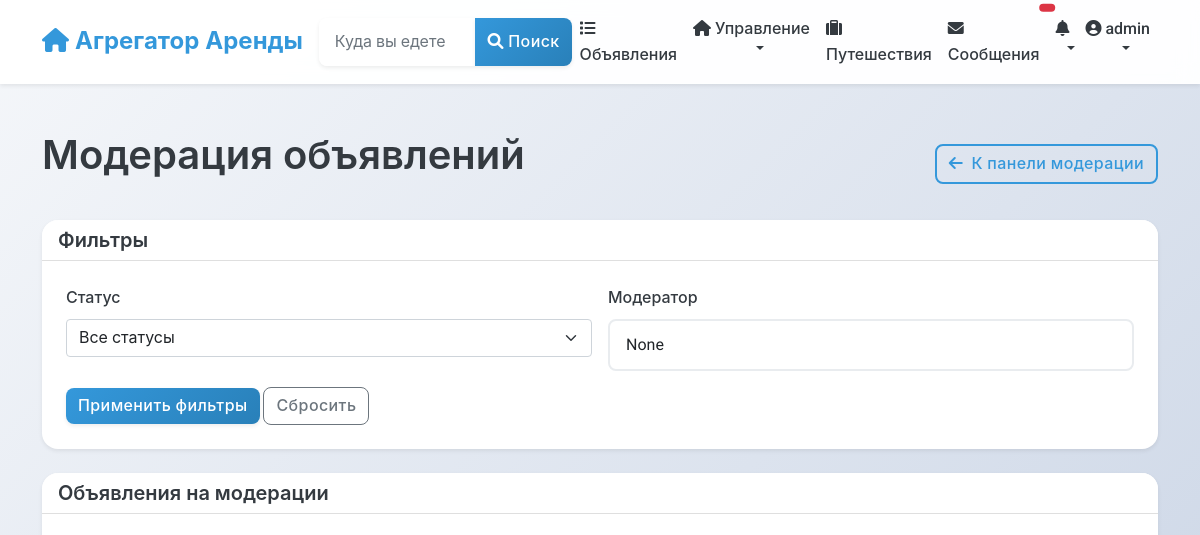
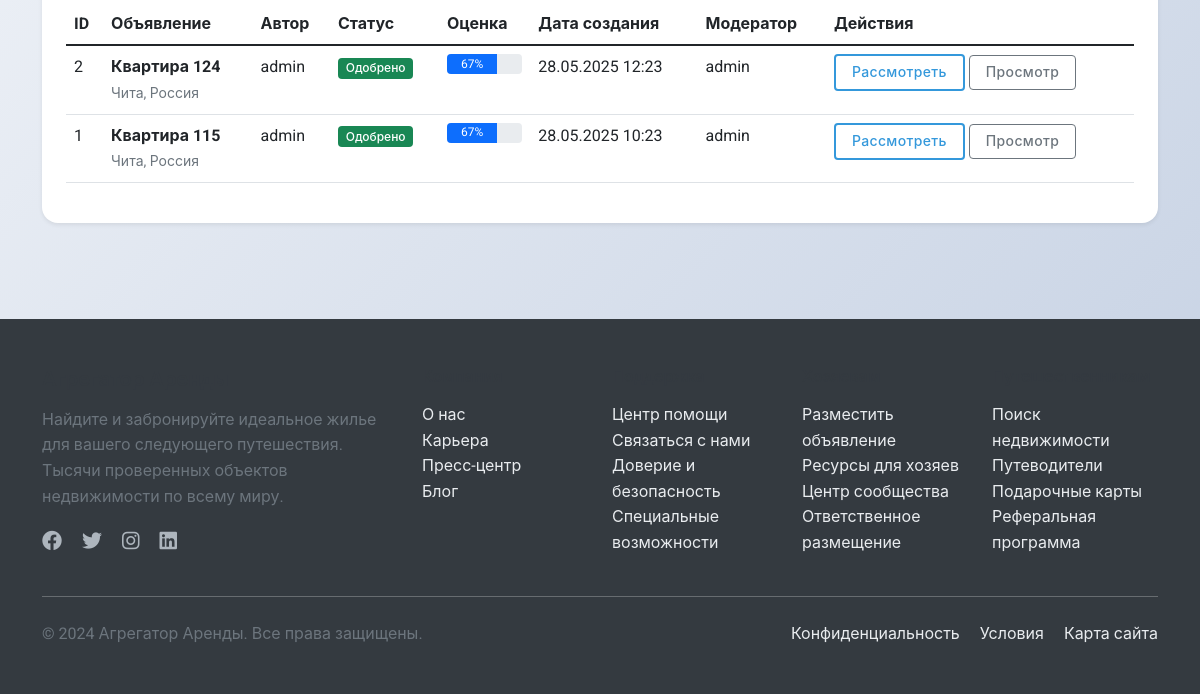
Before: /moderation/approvals/ (signed in) with the older database file (2 pictures, top to bottom).
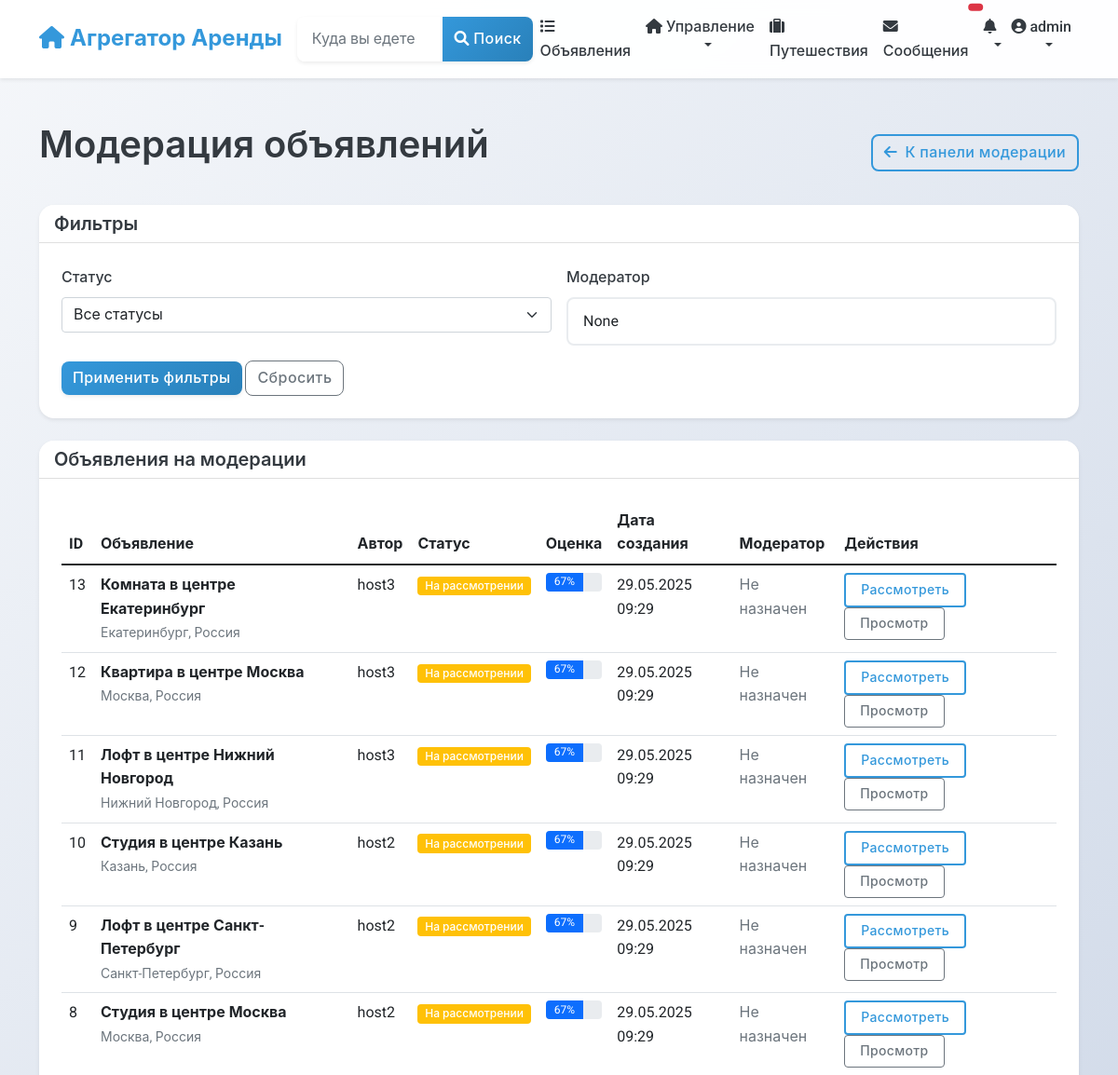
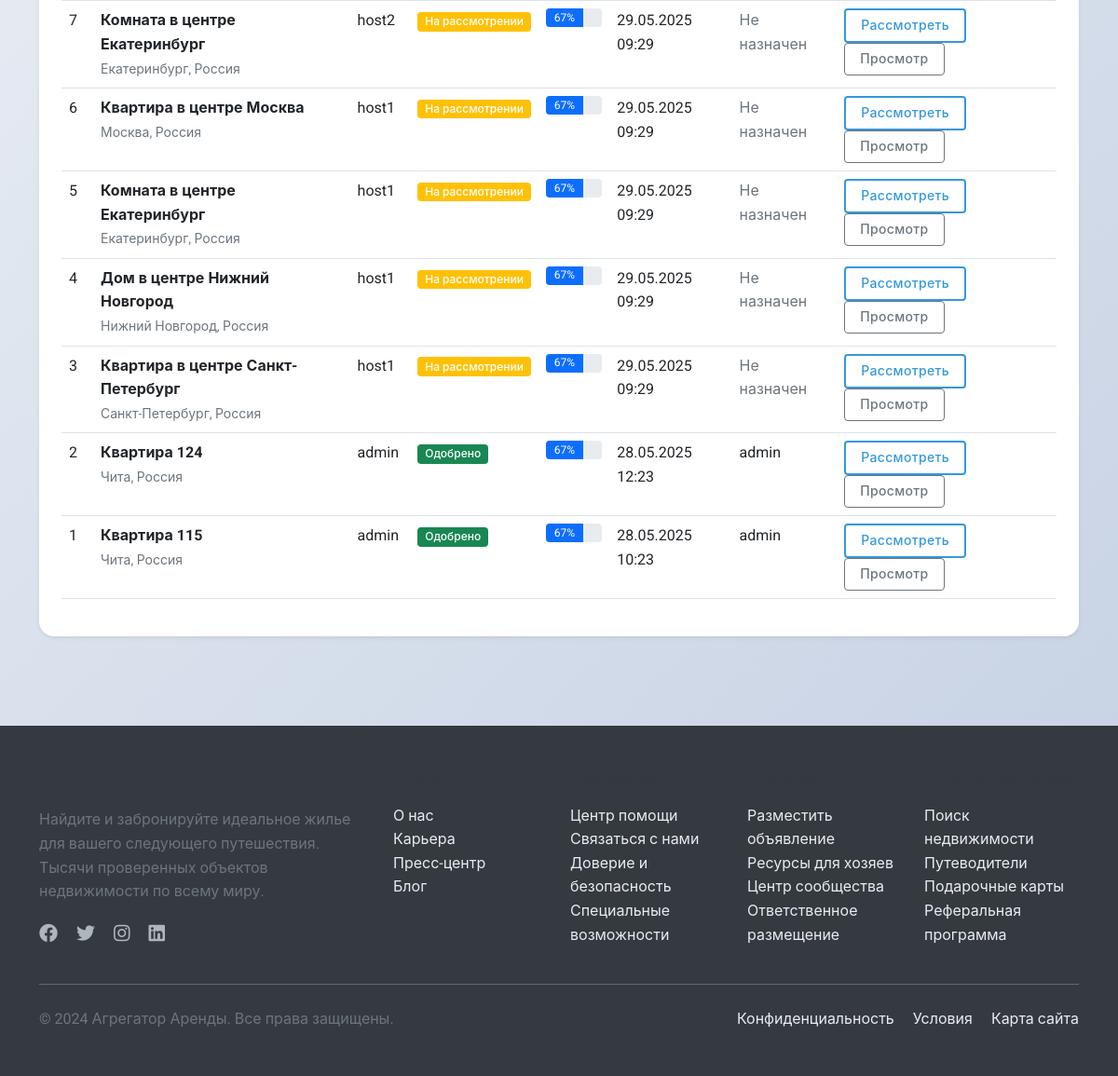
After: the same page with the newer database file (2 pictures, top to bottom).
### users/models.py (models this page shows, shortened)
class User(AbstractUser):
    phone_number = models.CharField(_("Phone number"), max_length=20, blank=True)
    profile_picture = models.URLField(_("Profile picture URL"), blank=True)
    bio = models.TextField(_("Bio"), blank=True)
    is_phone_verified = models.BooleanField(_("Phone verified"), default=False)
    is_id_verified = models.BooleanField(_("ID verified"), default=False)
    is_host = models.BooleanField(_("Is host"), default=False)
    is_guest = models.BooleanField(_("Is guest"), default=True)
    ROLE_CHOICES = [
        ('user', _('Regular User')),
        ('host', _('Host')),
        ('moderator', _('Moderator')),
        ('admin', _('Administrator')),
    ]
    role = models.CharField(_("Role"), max_length=20, choices=ROLE_CHOICES, default='user')
    email_notifications = models.BooleanField(_("Email notifications"), default=True)
    sms_notifications = models.BooleanField(_("SMS notifications"), default=False)
    date_joined = models.DateTimeField(_("Date joined"), auto_now_add=True)
    last_updated = models.DateTimeField(_("Last updated"), auto_now=True)
    class Meta:
        verbose_name = _("User")
        verbose_name_plural = _("Users")

### moderation/models.py (models this page shows, shortened)
class ListingApproval(models.Model):
    STATUS_CHOICES = [
        ('pending', _('Pending Review')),
        ('approved', _('Approved')),
        ('rejected', _('Rejected')),
        ('requires_changes', _('Requires Changes')),
    ]
    listing = models.OneToOneField(
        'listings.Listing',
        on_delete=models.CASCADE,
        related_name='approval_record',
        verbose_name=_("Listing")
    )
    status = models.CharField(_("Status"), max_length=20, choices=STATUS_CHOICES, default='pending')
    moderator = models.ForeignKey(
        settings.AUTH_USER_MODEL,
        on_delete=models.SET_NULL,
        null=True,
        blank=True,
        related_name='approved_listings',
        verbose_name=_("Moderator")
    )
    moderator_notes = models.TextField(_("Moderator Notes"), blank=True)
    rejection_reason = models.TextField(_("Rejection Reason"), blank=True)
    required_changes = models.TextField(_("Required Changes"), blank=True)
    has_valid_title = models.BooleanField(_("Has Valid Title"), default=False)
    has_valid_description = models.BooleanField(_("Has Valid Description"), default=False)
    has_valid_images = models.BooleanField(_("Has Valid Images"), default=False)
    has_valid_address = models.BooleanField(_("Has Valid Address"), default=False)
    has_appropriate_pricing = models.BooleanField(_("Has Appropriate Pricing"), default=False)
    follows_content_policy = models.BooleanField(_("Follows Content Policy"), default=False)
    created_at = models.DateTimeField(_("Created At"), auto_now_add=True)
    updated_at = models.DateTimeField(_("Updated At"), auto_now=True)
    reviewed_at = models.DateTimeField(_("Reviewed At"), null=True, blank=True)
    class Meta:
        verbose_name = _("Listing Approval")
        verbose_name_plural = _("Listing Approvals")
        ordering = ['-created_at']
    @property
    def approval_score(self):
        criteria = [
            self.has_valid_title,
            self.has_valid_description,
            self.has_valid_images,
            self.has_valid_address,
            self.has_appropriate_pricing,
            self.follows_content_policy
        ]
        return sum(criteria) / len(criteria) * 100

### listings/models.py (models this page shows, shortened)
class Listing(models.Model):
    title = models.CharField(_("Title"), max_length=100)
    description = models.TextField(_("Description"))
    address = models.CharField(_("Address"), max_length=255)
    city = models.CharField(_("City"), max_length=100)
    state = models.CharField(_("State/Province"), max_length=100)
    country = models.CharField(_("Country"), max_length=100)
    zip_code = models.CharField(_("ZIP/Postal Code"), max_length=20)
    latitude = models.DecimalField(_("Latitude"), max_digits=10, decimal_places=7, null=True, blank=True)
    longitude = models.DecimalField(_("Longitude"), max_digits=10, decimal_places=7, null=True, blank=True)
    price_per_night = models.DecimalField(_("Price per night"), max_digits=10, decimal_places=2)
    cleaning_fee = models.DecimalField(_("Cleaning fee"), max_digits=10, decimal_places=2, default=0)
    service_fee = models.DecimalField(_("Service fee"), max_digits=10, decimal_places=2, default=0)
    bedrooms = models.PositiveSmallIntegerField(_("Bedrooms"))
    bathrooms = models.DecimalField(_("Bathrooms"), max_digits=3, decimal_places=1)
    accommodates = models.PositiveSmallIntegerField(_("Accommodates"))
    property_type = models.CharField(_("Property type"), max_length=50)
    image_urls = models.JSONField(_("Image URLs"), default=list, null=True, blank=True)
    amenities = models.JSONField(_("Amenities"), default=list)
    house_rules = models.TextField(_("House rules"), blank=True)
    check_in_time = models.TimeField(_("Check-in time"), null=True, blank=True)
    check_out_time = models.TimeField(_("Check-out time"), null=True, blank=True)
    minimum_nights = models.PositiveSmallIntegerField(_("Minimum nights"), default=1)
    maximum_nights = models.PositiveSmallIntegerField(_("Maximum nights"), default=30)
    is_active = models.BooleanField(_("Is active"), default=True)
    is_approved = models.BooleanField(_("Is approved"), default=False)
    host = models.ForeignKey(
        settings.AUTH_USER_MODEL,
        on_delete=models.CASCADE,
        related_name='listings'
    )
    created_at = models.DateTimeField(_("Created at"), auto_now_add=True)
    updated_at = models.DateTimeField(_("Updated at"), auto_now=True)
    class Meta:
        verbose_name = _("Listing")
        verbose_name_plural = _("Listings")
        ordering = ['-created_at', '-id']
        ordering = ['-created_at']

### moderation/views.py (the view)
# urls.py: path('approvals/', views.listing_approval_list, name='listing_approval_list'),
@login_required
@user_passes_test(is_moderator)
def listing_approval_list(request):
    from .models import ListingApproval
    status = request.GET.get('status')
    approvals = ListingApproval.objects.select_related('listing', 'moderator').all()
    if status and status in [choice[0] for choice in ListingApproval.STATUS_CHOICES]:
        approvals = approvals.filter(status=status)
    moderator_id = request.GET.get('moderator')
    if moderator_id:
        try:
            approvals = approvals.filter(moderator_id=int(moderator_id))
        except ValueError:
            pass
    return render(request, 'moderation/listing_approval_list.html', {
        'approvals': approvals,
        'status_choices': ListingApproval.STATUS_CHOICES,
        'current_status': status,
        'current_moderator': moderator_id
    })

### moderation/templates/moderation/listing_approval_list.html (shortened to what this page needs)
{% extends 'base.html' %}
{% load static %}
{% block content %}
<div class="container py-4">
    <div class="d-flex justify-content-between align-items-center mb-4">
        <h1>Модерация объявлений</h1>
        <a href="{% url 'moderation:dashboard' %}" class="btn btn-outline-primary">
            <i class="fas fa-arrow-left me-1"></i> К панели модерации
        </a>
    </div>
    <div class="card shadow-sm mb-4">
        <div class="card-header bg-white">
            <h5 class="mb-0">Фильтры</h5>
        </div>
        <div class="card-body">
            <form method="get" class="row g-3">
                <div class="col-md-6">
                    <label for="status" class="form-label">Статус</label>
                    <select name="status" id="status" class="form-select">
                        <option value="">Все статусы</option>
                    </select>
                </div>
                <div class="col-md-6">
                    <label for="moderator" class="form-label">Модератор</label>
                    <input type="text" name="moderator" id="moderator" class="form-control"
                           value="{{ current_moderator }}" placeholder="ID модератора">
                </div>
                <div class="col-12">
                    <button type="submit" class="btn btn-primary">Применить фильтры</button>
                    <a href="{% url 'moderation:listing_approval_list' %}" class="btn btn-outline-secondary">Сбросить</a>
                </div>
            </form>
        </div>
    </div>
    <div class="card shadow-sm">
        <div class="card-header bg-white">
            <h5 class="mb-0">Объявления на модерации</h5>
        </div>
        <div class="card-body">
            {% if approvals %}
            <div class="table-responsive">
                <table class="table table-hover">
                    <thead>
                        <tr>
                            <th>ID</th>
                            <th>Объявление</th>
                            <th>Автор</th>
                            <th>Статус</th>
                            <th>Оценка</th>
                            <th>Дата создания</th>
                            <th>Модератор</th>
                            <th>Действия</th>
                        </tr>
                    </thead>
                    <tbody>
                        {% for approval in approvals %}
                        <tr>
                            <td>{{ approval.id }}</td>
                            <td>
                                <strong>{{ approval.listing.title|truncatechars:50 }}</strong>
                                <br>
                                <small class="text-muted">{{ approval.listing.city }}, {{ approval.listing.country }}</small>
                            </td>
                            <td>{{ approval.listing.host.username }}</td>
                            <td>
                                {% if approval.status == 'pending' %}
                                <span class="badge bg-warning">На рассмотрении</span>
                                {% elif approval.status == 'approved' %}
                                <span class="badge bg-success">Одобрено</span>
                                {% elif approval.status == 'rejected' %}
                                <span class="badge bg-danger">Отклонено</span>
                                {% elif approval.status == 'requires_changes' %}
                                <span class="badge bg-info">Требует изменений</span>
                                {% endif %}
                            </td>
                            <td>
                                <div class="progress" style="height: 20px;">
                                    <div class="progress-bar" role="progressbar"
                                         style="width: {{ approval.approval_score }}%"
                                         aria-valuenow="{{ approval.approval_score }}"
                                         aria-valuemin="0" aria-valuemax="100">
                                        {{ approval.approval_score|floatformat:0 }}%
                                    </div>
                                </div>
                            </td>
                            <td>{{ approval.created_at|date:"d.m.Y H:i" }}</td>
                            <td>
                                {% if approval.moderator %}
                                {{ approval.moderator.username }}
                                {% else %}
                                <span class="text-muted">Не назначен</span>
                                {% endif %}
                            </td>
                            <td>
                                <a href="{% url 'moderation:listing_approval_detail' pk=approval.id %}"
                                   class="btn btn-sm btn-outline-primary">Рассмотреть</a>
                                <a href="{% url 'listings:listing_detail' pk=approval.listing.id %}"
                                   class="btn btn-sm btn-outline-secondary" target="_blank">Просмотр</a>
                            </td>
                        </tr>
                        {% endfor %}
                    </tbody>
                </table>
            </div>
            {% else %}
            <p class="text-muted">Нет объявлений для отображения.</p>
            {% endif %}
        </div>
    </div>
</div>
{% endblock %}

### templates/includes/navbar.html (shortened to what this page needs)
<nav class="navbar navbar-expand-lg navbar-light bg-white shadow-sm">
    <div class="container">
        <a class="navbar-brand" href="{% url 'home' %}">
            <i class="fas fa-home"></i> Агрегатор Аренды
        </a>
        <div class="collapse navbar-collapse" id="navbarSupportedContent">
            <form class="d-flex mx-auto my-2 my-lg-0" action="{% url 'listings:listing_list' %}" method="get">
                <div class="input-group">
                    <input class="form-control" type="search" name="location" placeholder="Куда вы едете?"
                           aria-label="Search" value="{{ request.GET.location|default:'' }}">
                    <button class="btn btn-primary" type="submit">
                        <i class="fas fa-search"></i> Поиск
                    </button>
                </div>
            </form>
            <ul class="navbar-nav ms-auto mb-2 mb-lg-0">
                <li class="nav-item">
                    <a class="nav-link {% if request.resolver_match.url_name == 'listing_list' %}active{% endif %}"
                       href="{% url 'listings:listing_list' %}">
                        <i class="fas fa-list"></i> Объявления
                    </a>
                </li>
                {% if user.is_authenticated %}
                    {% if user.is_host %}
                    <li class="nav-item dropdown">
                        <a class="nav-link dropdown-toggle" href="#" id="hostDropdown" role="button"
                           data-bs-toggle="dropdown" aria-expanded="false">
                            <i class="fas fa-home"></i> Управление
                        </a>
                    </li>
                    {% else %}
                    <li class="nav-item">
                        <a class="nav-link" href="{% url 'listings:listing_create' %}">
                            <i class="fas fa-plus"></i> Подать объявление
                        </a>
                    </li>
                    {% endif %}
                    <li class="nav-item">
                        <a class="nav-link {% if request.resolver_match.url_name == 'user_bookings' %}active{% endif %}"
                           href="{% url 'listings:user_bookings' %}">
                            <i class="fas fa-suitcase"></i> Путешествия
                        </a>
                    </li>
                    <li class="nav-item">
                        <a class="nav-link position-relative {% if 'chat' in request.path %}active{% endif %}"
                           href="{% url 'chat:conversation_list' %}">
                            <i class="fas fa-envelope"></i> Сообщения
                            <span id="message-badge" class="position-absolute top-0 start-100 translate-middle badge rounded-pill bg-danger"
                                  hx-get="{% url 'chat:get_unread_count' %}"
                                  hx-trigger="load, every 30s"
                                  hx-swap="innerHTML">
                            </span>
                        </a>
                    </li>
                    <li class="nav-item dropdown">
                        <a class="nav-link dropdown-toggle position-relative" href="#" id="notificationDropdown"
                           role="button" data-bs-toggle="dropdown" aria-expanded="false"
                           onclick="loadNotifications()"
                           data-bs-auto-close="outside">
                            <i class="fas fa-bell"></i>
                                {% load notify_tags %}
                        </a>
                    </li>
                    <li class="nav-item dropdown">
                        <a class="nav-link dropdown-toggle" href="#" id="userDropdown" role="button"
                           data-bs-toggle="dropdown" aria-expanded="false">
                            {% if user.profile_picture %}
                                <img src="{{ user.profile_picture }}" alt="{{ user.username }}" class="user-avatar sm me-1">
                            {% else %}
                                <i class="fas fa-user-circle"></i>
                            {% endif %}
                            {{ user.username }}
                        </a>
                    </li>
                {% endif %}
            </ul>
        </div>
    </div>
</nav>

Changed rows visible on the page:
added ListingApproval: id "13", listing "Комната в центре Екатеринбург", listing.city "Екатеринбург", listing.country "Россия", listing.host.username "host3", status "На рассмотрении", approval_score "67", created_at "29.05.2025 09:29", shows "Не назначен"
added ListingApproval: id "12", listing "Квартира в центре Москва", listing.city "Москва", listing.country "Россия", listing.host.username "host3", status "На рассмотрении", approval_score "67", created_at "29.05.2025 09:29", shows "Не назначен"
added ListingApproval: id "11", listing "Лофт в центре Нижний Новгород", listing.city "Нижний Новгород", listing.country "Россия", listing.host.username "host3", status "На рассмотрении", approval_score "67", created_at "29.05.2025 09:29", shows "Не назначен"
added ListingApproval: id "10", listing "Студия в центре Казань", listing.city "Казань", listing.country "Россия", listing.host.username "host2", status "На рассмотрении", approval_score "67", created_at "29.05.2025 09:29", shows "Не назначен"
added ListingApproval: id "9", listing "Лофт в центре Санкт-Петербург", listing.city "Санкт-Петербург", listing.country "Россия", listing.host.username "host2", status "На рассмотрении", approval_score "67", created_at "29.05.2025 09:29", shows "Не назначен"
added ListingApproval: id "8", listing "Студия в центре Москва", listing.city "Москва", listing.country "Россия", listing.host.username "host2", status "На рассмотрении", approval_score "67", created_at "29.05.2025 09:29", shows "Не назначен"
added ListingApproval: id "7", listing "Комната в центре Екатеринбург", listing.city "Екатеринбург", listing.country "Россия", listing.host.username "host2", status "На рассмотрении", approval_score "67", created_at "29.05.2025 09:29", shows "Не назначен"
added ListingApproval: id "6", listing "Квартира в центре Москва", listing.city "Москва", listing.country "Россия", listing.host.username "host1", status "На рассмотрении", approval_score "67", created_at "29.05.2025 09:29", shows "Не назначен"
added ListingApproval: id "5", listing "Комната в центре Екатеринбург", listing.city "Екатеринбург", listing.country "Россия", listing.host.username "host1", status "На рассмотрении", approval_score "67", created_at "29.05.2025 09:29", shows "Не назначен"
added ListingApproval: id "4", listing "Дом в центре Нижний Новгород", listing.city "Нижний Новгород", listing.country "Россия", listing.host.username "host1", status "На рассмотрении", approval_score "67", created_at "29.05.2025 09:29", shows "Не назначен"
added ListingApproval: id "3", listing "Квартира в центре Санкт-Петербург", listing.city "Санкт-Петербург", listing.country "Россия", listing.host.username "host1", status "На рассмотрении", approval_score "67", created_at "29.05.2025 09:29", shows "Не назначен"
